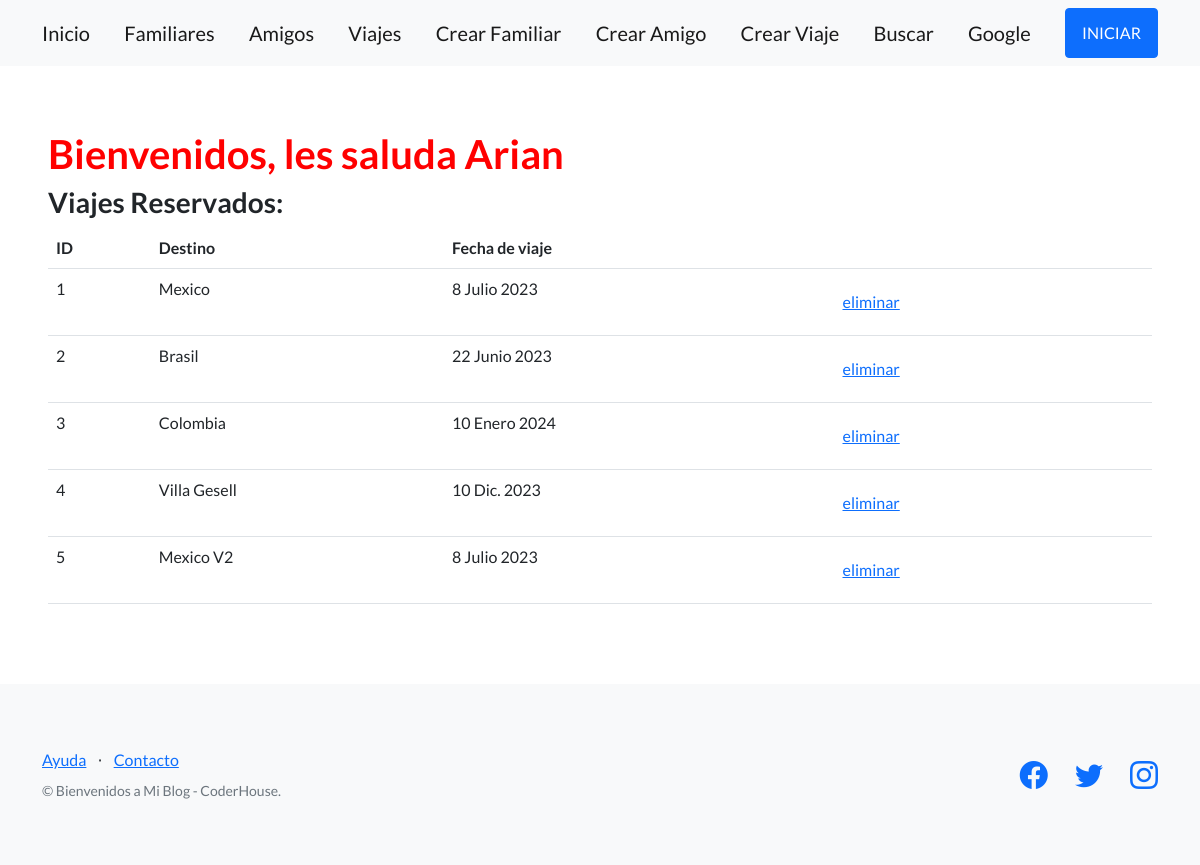
Before: /blog/viajes/ with the older database file.
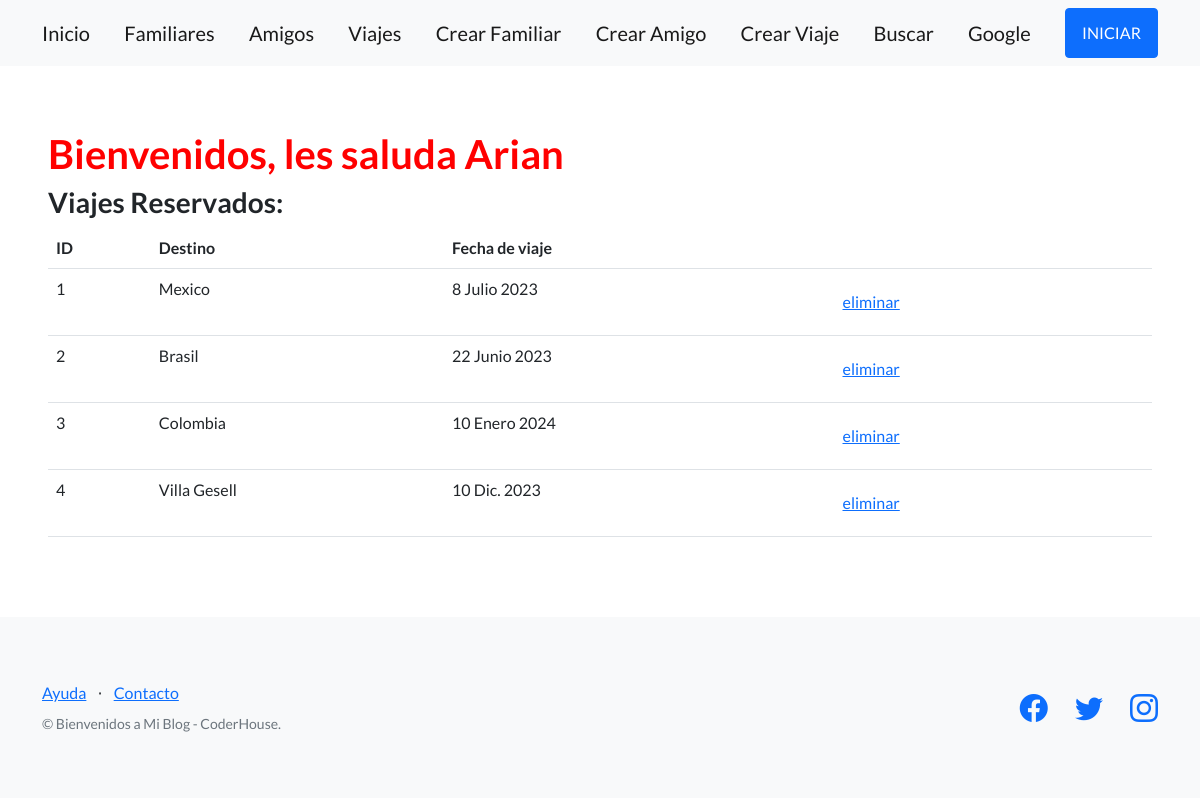
After: the same page with the newer database file.
### mi_blog/models.py (models this page shows, shortened)
class Viajes(models.Model):
    destino = models.CharField(max_length=100)
    duracion = models.IntegerField()
    fecha_viaje = models.DateField()
    viajeros = models.ManyToManyField(Persona)

### mi_blog/views.py (the view)
# urls.py: path('viajes/', views.lista_viajes, name='lista_viajes'),
def lista_viajes(request):
    viajes = Viajes.objects.all()
    return render(request, 'mi_blog/lista_viajes.html', {'viajes': viajes})

### mi_blog/templates/mi_blog/lista_viajes.html (shortened to what this page needs)
{% extends "base.html" %}
{% block contenido %}
<h1 style="color:red;">
    Bienvenidos, les saluda Arian
</h1>
<h3>Viajes Reservados:</h3>
<table class="table">
  <tbody>
    <tr>
      <th>ID</th>
      <th>Destino</th>
      <th>Fecha de viaje</th>
      <th></th>
    </tr>
    {% for viajes in viajes %}
    <tr>
      <td>{{ viajes.id }}</td>
      <td>{{ viajes.destino }}</td>
      <td>{{ viajes.fecha_viaje }}</td>
      <td>
        <form action="{% url 'mi_blog:eliminar_viaje' viajes.id %}" method="post">
          <input type="submit" class="btn btn-link" value="eliminar"/>
        </form>
      </td>
    </tr>
    {% endfor %}
  </tbody>
</table>
{% endblock contenido %}

Changed rows visible on the page:
removed Viajes: id "5", destino "Mexico V2", fecha_viaje "8 Julio 2023"
